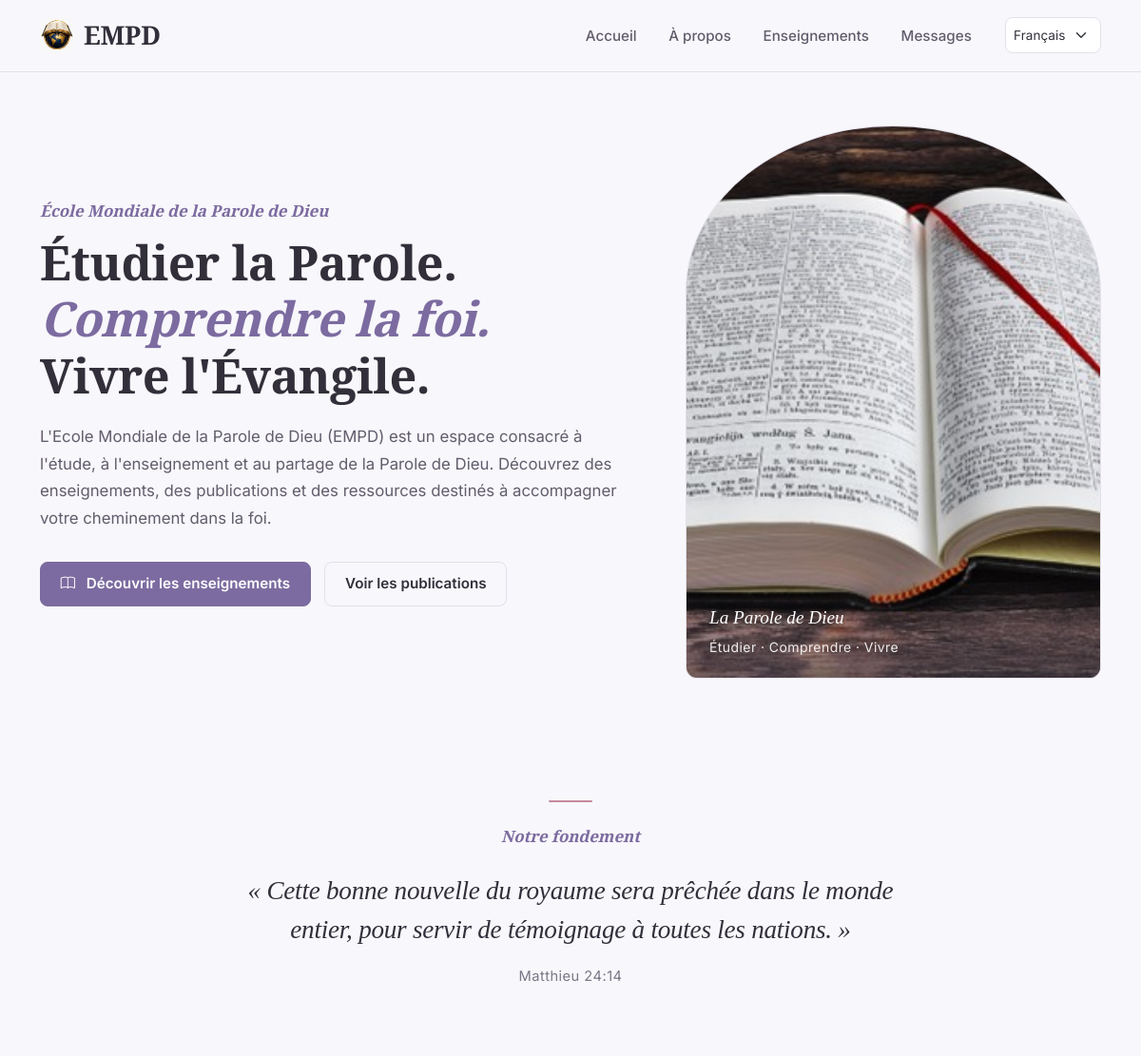
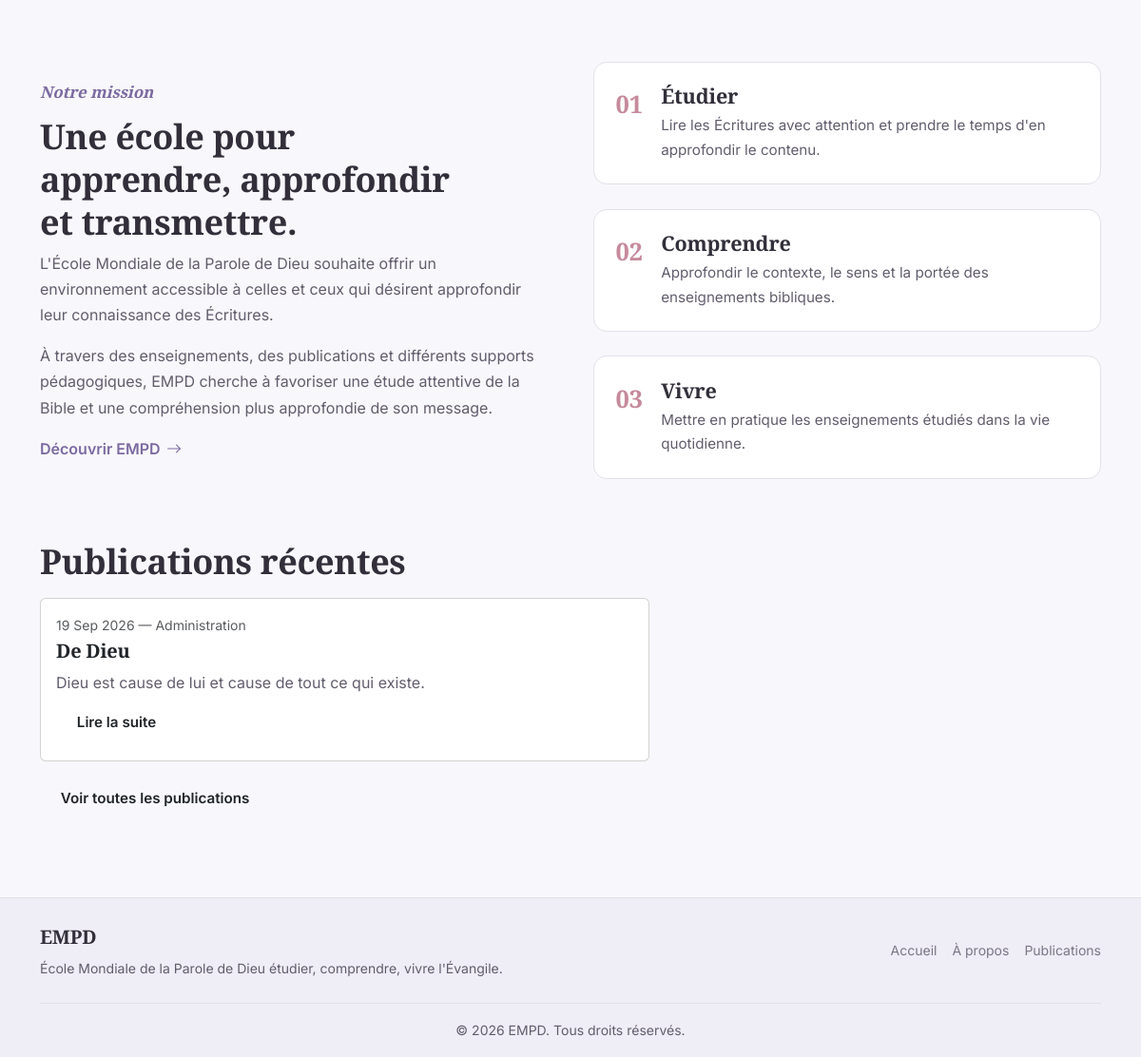
The page / on the database its author committed (2 pictures, top to bottom).
### publications/models.py (models this page shows, shortened)
class Publication(models.Model):
    titre = models.CharField(max_length=200)
    auteur_nom = models.CharField(
        max_length=150, default="Administration", help_text="Nom affiché comme auteur de la publication."
    )
    contenu = models.TextField()
    image = models.ImageField(upload_to="publications/", blank=True, null=True)
    date_creation = models.DateTimeField(auto_now_add=True)
    date_modification = models.DateTimeField(auto_now=True)
    publiee = models.BooleanField(default=True)
    class Meta:
        ordering = ["-date_creation"]

### core/views.py (the view)
# urls.py: path("", views.accueil, name="accueil"),
def accueil(request):
    context = {
        "publications": Publication.objects.filter(publiee=True)[:5],
        "formations": Formation.objects.filter(active=True)[:6],
    }
    return render(request, "core/accueil.html", context)

### templates/core/accueil.html (shortened to what this page needs)
{% extends "base.html" %}
{% load static %}
{% load humanize %}
{% load i18n %}
{% block content %}
<section class="hero-empd">
    <div class="row align-items-center g-5">
        <div class="col-lg-7">
            <span class="eyebrow">
                {% trans "École Mondiale de la Parole de Dieu" %}
            </span>
            <h1 class="hero-title">
                {% trans "Étudier la Parole." %}
                <span>{% trans "Comprendre la foi." %}</span>
                {% trans "Vivre l'Évangile." %}
            </h1>
            <p class="hero-text">
            </p>
            <div class="hero-actions">
                <a href="{% url 'formations:liste' %}"
                   class="btn btn-empd-primary">
                    <i class="bi bi-book me-2"></i>
                    {% trans "Découvrir les enseignements" %}
                </a>
                <a href="{% url 'publications:liste' %}"
                   class="btn btn-empd-outline">
                    {% trans "Voir les publications" %}
                </a>
            </div>
        </div>
        <div class="col-lg-5">
            <div class="hero-image-frame">
                <img
                    src="{% static 'images/bible.jpg' %}"
                    alt="{% trans "Bible ouverte, éclairée d'une lumière douce" %}"
                    class="hero-image"
                    loading="lazy"
                >
                <div class="hero-image-caption">
                    <span>{% trans "La Parole de Dieu" %}</span>
                    <small>{% trans "Étudier · Comprendre · Vivre" %}</small>
                </div>
            </div>
        </div>
    </div>
</section>
<section class="verse-section">
    <div class="ornament-line"></div>
    <span class="eyebrow">{% trans "Notre fondement" %}</span>
    <blockquote>
    </blockquote>
    <p class="verse-reference">
        {% trans "Matthieu 24:14" %}
    </p>
</section>
<section class="section-empd">
    <div class="row align-items-center g-5">
        <div class="col-lg-6">
            <span class="eyebrow">{% trans "Notre mission" %}</span>
            <h2>
            </h2>
            <p>
            </p>
            <p>
            </p>
            <a href="{% url 'core:a_propos' %}"
               class="text-link">
                {% trans "Découvrir EMPD" %}
                <i class="bi bi-arrow-right"></i>
            </a>
        </div>
        <div class="col-lg-6">
            <div class="mission-card">
                <div class="mission-step">
                    <span>01</span>
                    <div>
                        <h3>{% trans "Étudier" %}</h3>
                        <p>
                        </p>
                    </div>
                </div>
                <div class="mission-step">
                    <span>02</span>
                    <div>
                        <h3>{% trans "Comprendre" %}</h3>
                        <p>
                        </p>
                    </div>
                </div>
                <div class="mission-step">
                    <span>03</span>
                    <div>
                        <h3>{% trans "Vivre" %}</h3>
                        <p>
                        </p>
                    </div>
                </div>
            </div>
        </div>
    </div>
</section>
<section>
    <div class="row">
  <div class="col-lg-7">
    <h2 class="mb-3">Publications récentes</h2>
    {% for pub in publications %}
      <div class="card card-koi mb-3 p-3">
        <div class="small text-muted mb-1">
          {{ pub.date_creation|date:"d M Y" }} — {{ pub.auteur_nom }}
        </div>
        <h5>
          <a href="{% url 'publications:publication_detail' pub.pk %}"
             class="text-decoration-none text-dark">
            {{ pub.titre }}
          </a>
        </h5>
        <p class="mb-1">{{ pub.contenu|truncatewords:30 }}</p>
        <a href="{% url 'publications:publication_detail' pub.pk %}"
           class="btn btn-koi-outline btn-sm align-self-start">
          Lire la suite
        </a>
      </div>
    {% empty %}
      <p class="text-muted">Aucune publication pour le moment.</p>
    {% endfor %}
    <a href="{% url 'publications:liste' %}" class="btn btn-koi-primary btn-sm">
      Voir toutes les publications
    </a>
  </div>
</section>
{% endblock %}

### rows shown on the page
Publication: date_creation "19 Sep 2026", auteur_nom "Administration", titre "De Dieu", contenu "Dieu est cause de lui et cause de tout ce qui existe."

### other values the page prints
form field language "Français"
